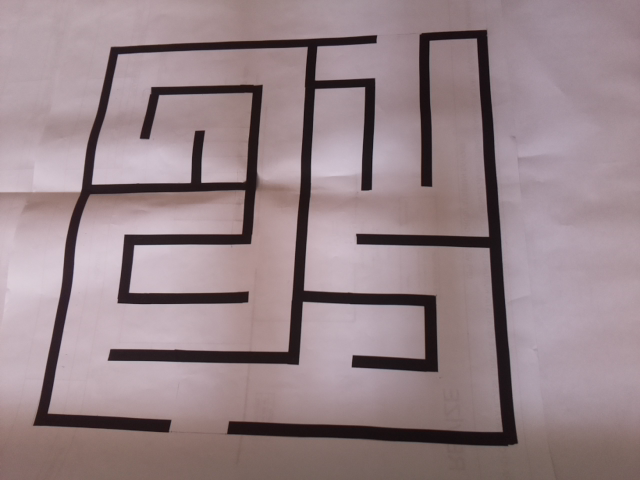
#> input picture fotolar/labirent.png, 640 x 480 px, found by its file name
$ python harris_corner.py
#> lines starting #> are read from the running program, lines starting #| are printed output that depends on the picture; after the words box and inside, x2 and y2 are one past the last pixel; in counts of white or black regions, pixels touching at a corner belong together
import cv2
import numpy as np

#np.set_printoptions(threshold=np.nan)
image = cv2.imread('/home/frkn/Desktop/fotolar/labirent.png')
#> image is the input picture: shape (480, 640, 3); mean B, G, R 136.6, 132, 151
image_gray = cv2.cvtColor(image,cv2.COLOR_BGR2GRAY)

image_gray = np.float32(image_gray)
dst = cv2.cornerHarris(image_gray,2,3,0.04)
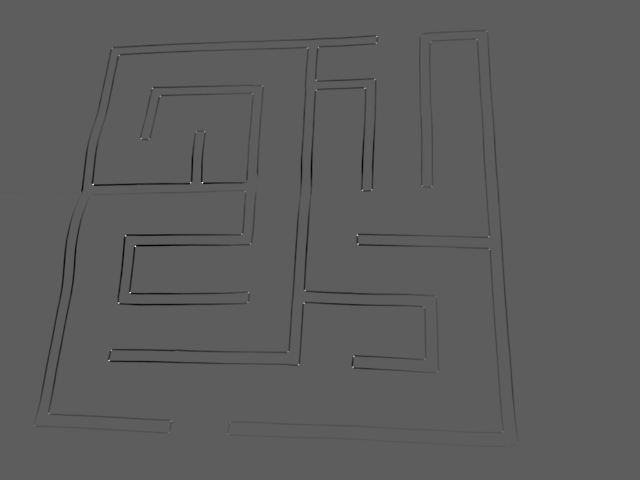
#> dst: shape (480, 640) float32; min -19060646, max 32900348, mean -217735.6; drawn with min black and max white

dst = cv2.dilate(dst,None)
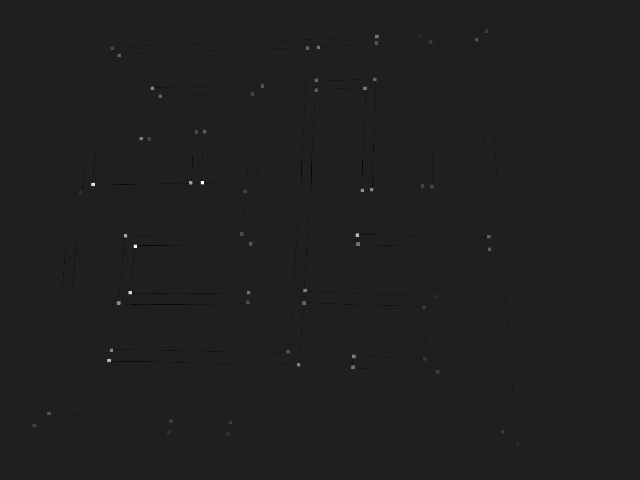
#> dst: shape (480, 640) float32; min -4645964, max 32900348, mean 10834.9; drawn with min black and max white
#coordinates = np.zeros(dst.shape)

image[dst>0.01*dst.max()] = [0,0,255]
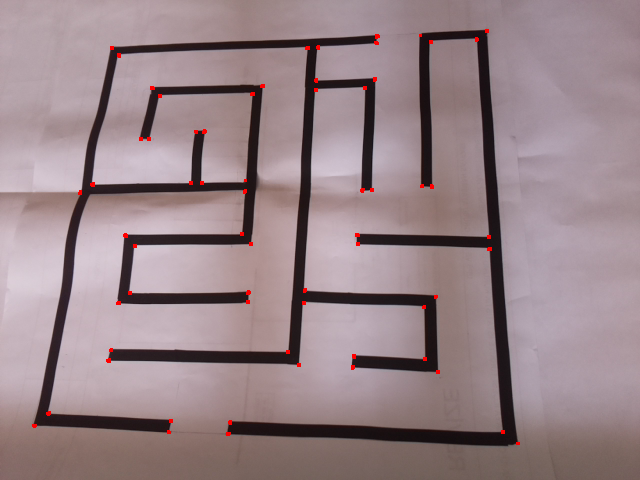
#> image: shape (480, 640, 3); 0.36% of pixels changed, all inside (x1, y1, x2, y2) = (32, 29, 520, 445)

coord = np.where(np.all(image == (0, 0, 255), axis=-1))
#> coord = 1101 positions, rows 29 to 444, columns 32 to 519
coord_sum = np.zeros(len(coord[0]))
#> coord_sum = 1101 values from 0 to 0
for i in range(len(coord[0])):
	coord_sum [i] = coord[0][i]+coord[1][i]
#> after the loop, coord_sum = 1101 values, max 963 at index 1100, min 156 at index 102, mean 494.4

print("min_coord_sum: {}" .format(min(coord_sum)))
#| min_coord_sum: 156.0
print("max_coord_sum: {}" .format(max(coord_sum)))
#| max_coord_sum: 963.0

cv2.imshow('dst',image)
cv2.waitKey(0)
#print(dst)

$ run again, with fotolar/lbt.png copied over fotolar/labirent.png
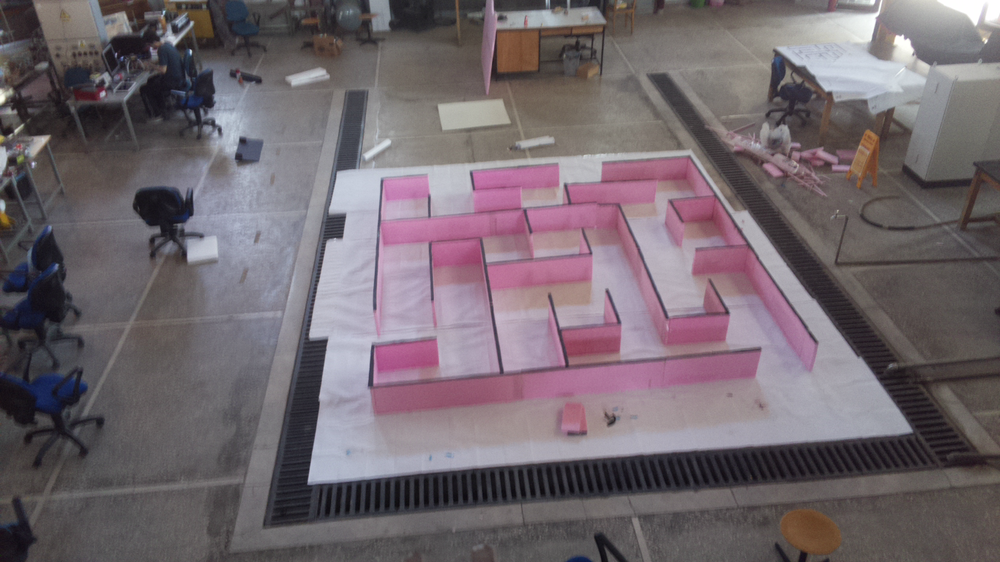
#> input picture fotolar/lbt.png, 1000 x 562 px, shrunk from 1366 x 768 before the run, found by its file name
#> image is the input picture: shape (562, 1000, 3); mean B, G, R 109.4, 103.2, 113.5
#> `image_gray = cv2.cvtColor(image,cv2.COLOR_BGR2GRAY)`:
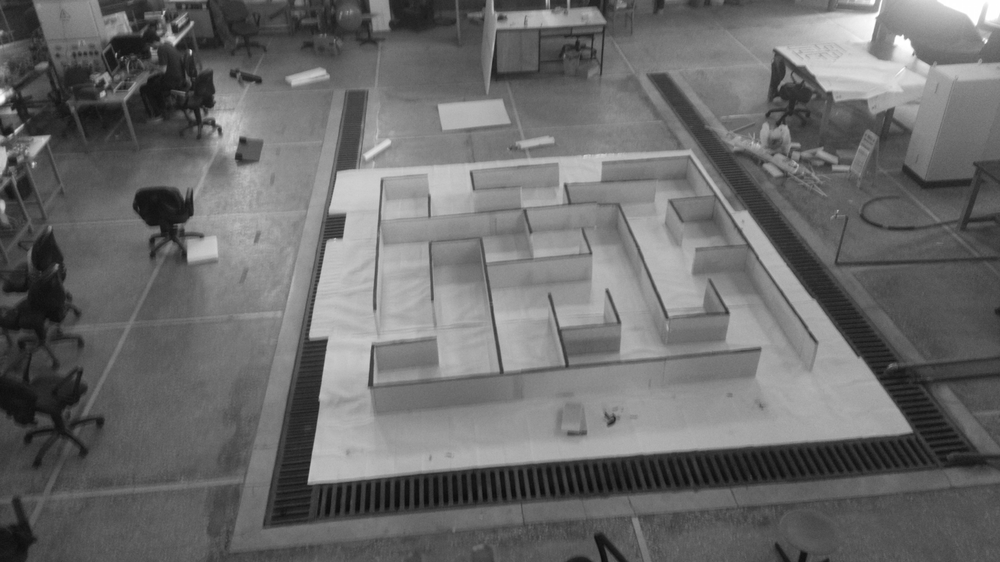
#> image_gray: shape (562, 1000); min 9, max 255, mean 107
#> `image[dst>0.01*dst.max()] = [0,0,255]`:
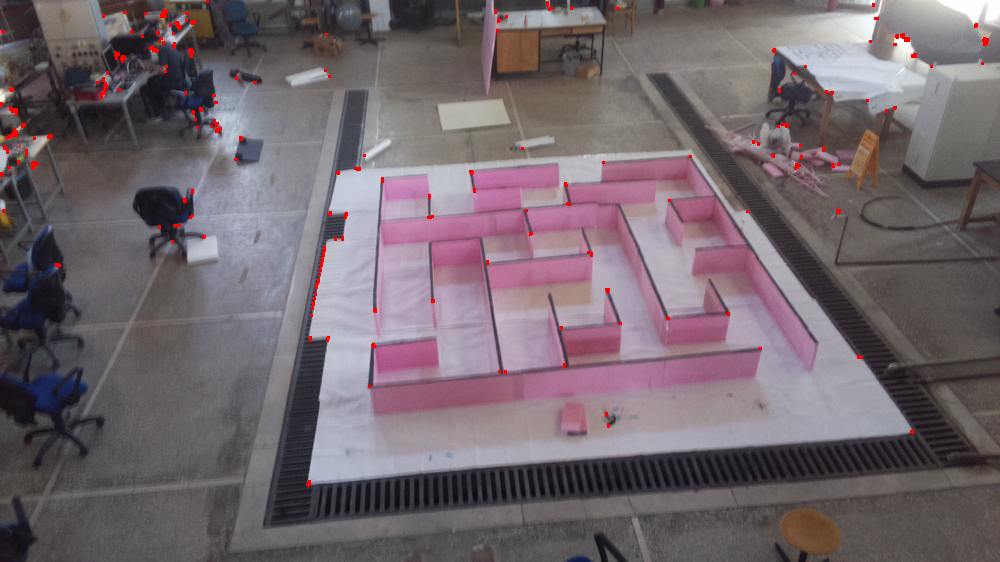
#> image: shape (562, 1000, 3); 0.5% of pixels changed, all inside (x1, y1, x2, y2) = (0, 0, 989, 487)
#> coord = 2829 positions, rows 0 to 486, columns 0 to 988
#> `coord_sum = np.zeros(len(coord[0]))`: coord_sum = 2829 values from 0 to 0
#> after the loop `for i in range(len(coord[0])):`: coord_sum = 2829 values, max 1346 at index 2801, min 31 at index 345, mean 526.7
#| min_coord_sum: 31.0
#| max_coord_sum: 1346.0

$ run again, with fotolar/lbt1.png copied over fotolar/labirent.png
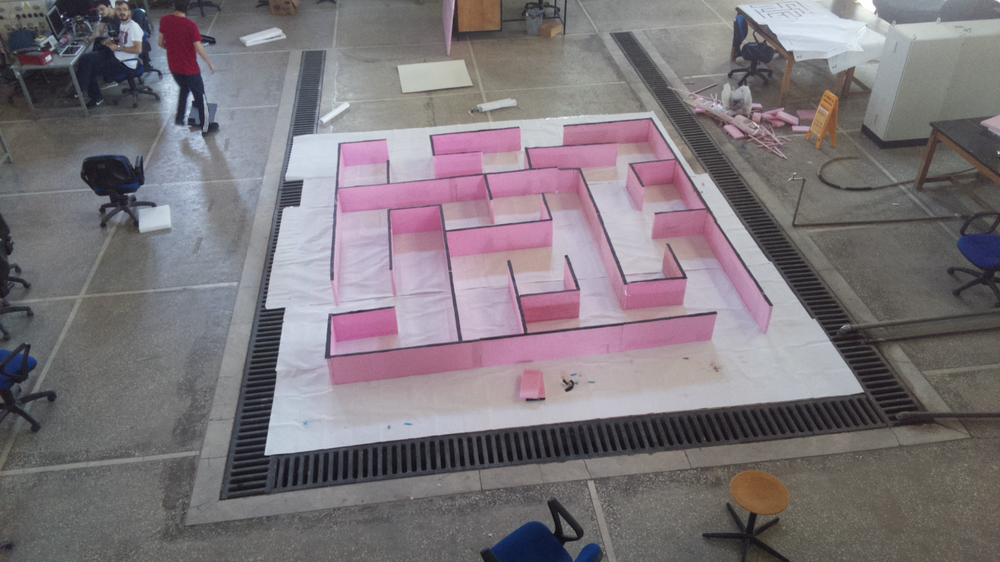
#> input picture fotolar/lbt1.png, 1000 x 562 px, shrunk from 1366 x 768 before the run, found by its file name
#> image is the input picture: shape (562, 1000, 3); mean B, G, R 122.5, 117.4, 124.4
#> `dst = cv2.dilate(dst,None)`:
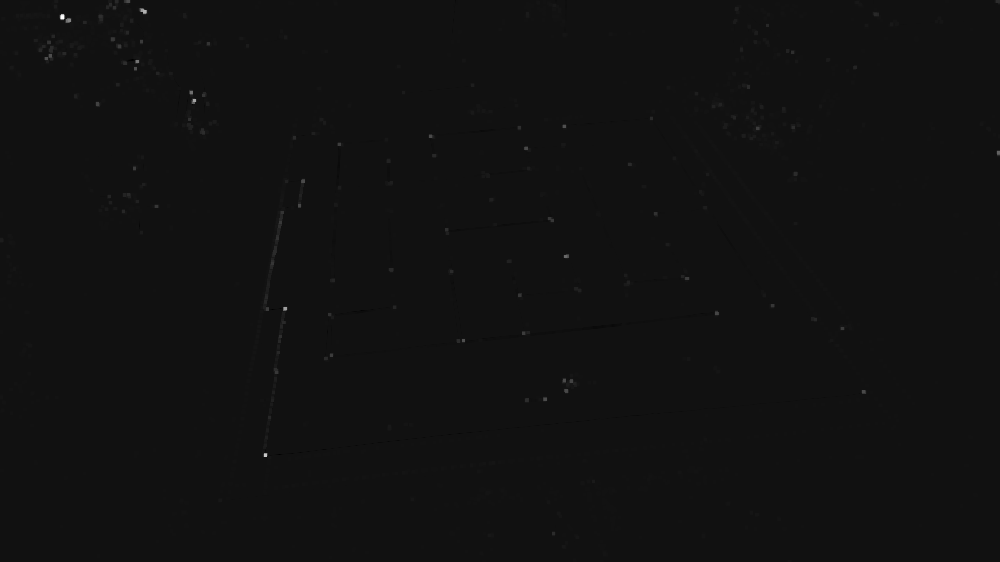
#> dst: shape (562, 1000) float32; min -2393890.8, max 32032742, mean 26028.3; drawn with min black and max white
#> `image[dst>0.01*dst.max()] = [0,0,255]`:
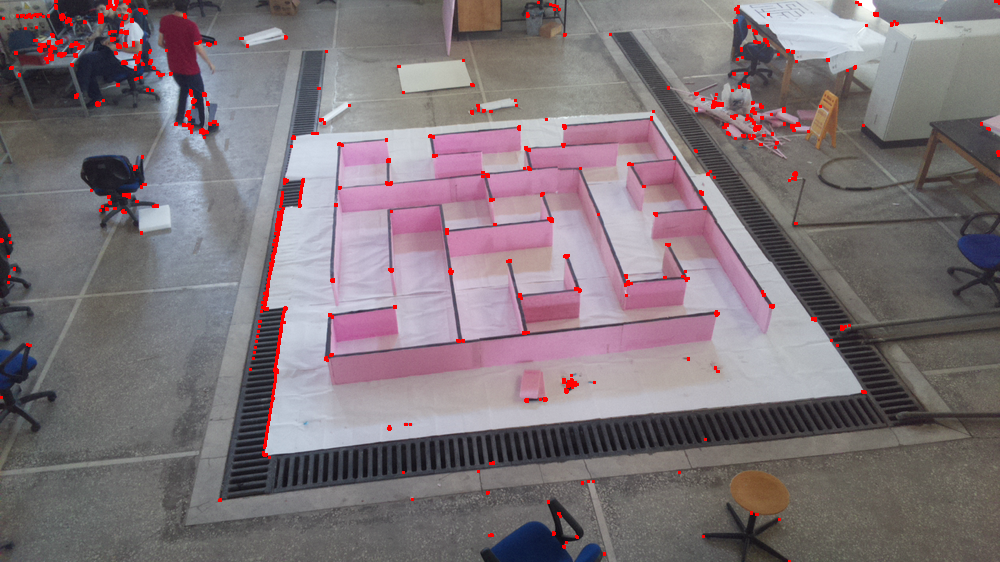
#> image: shape (562, 1000, 3); 1.34% of pixels changed, all inside (x1, y1, x2, y2) = (0, 0, 1000, 562)
#> coord = 7551 positions, rows 0 to 561, columns 0 to 999
#> `coord_sum = np.zeros(len(coord[0]))`: coord_sum = 7551 values from 0 to 0
#> after the loop `for i in range(len(coord[0])):`: coord_sum = 7551 values, max 1351 at index 7550, min 19 at index 595, mean 571.8
#| min_coord_sum: 19.0
#| max_coord_sum: 1351.0

$ run again, with fotolar/lbt3.png copied over fotolar/labirent.png
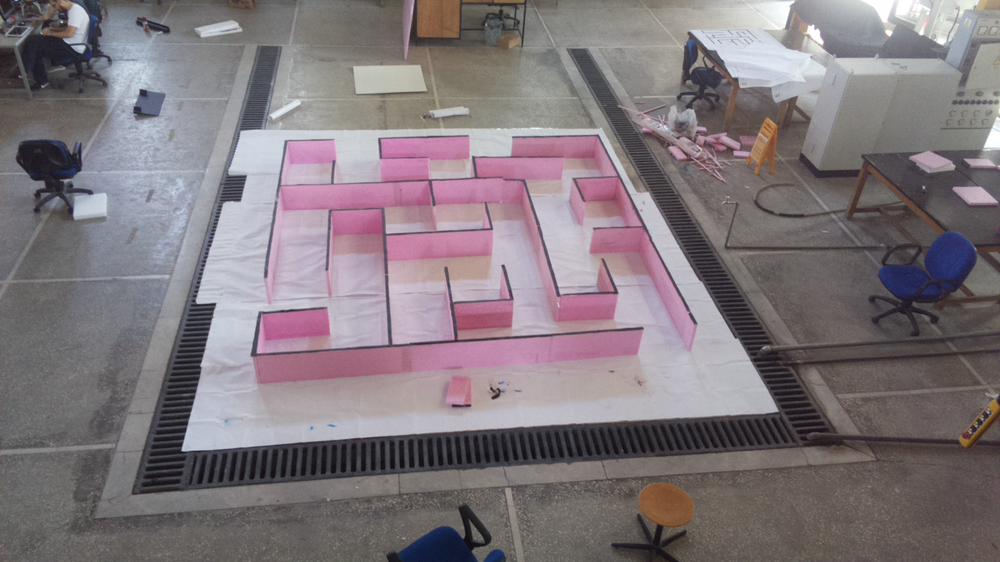
#> input picture fotolar/lbt3.png, 1000 x 562 px, shrunk from 1366 x 768 before the run, found by its file name
#> image is the input picture: shape (562, 1000, 3); mean B, G, R 124, 119.2, 128.5
#> `dst = cv2.dilate(dst,None)`:
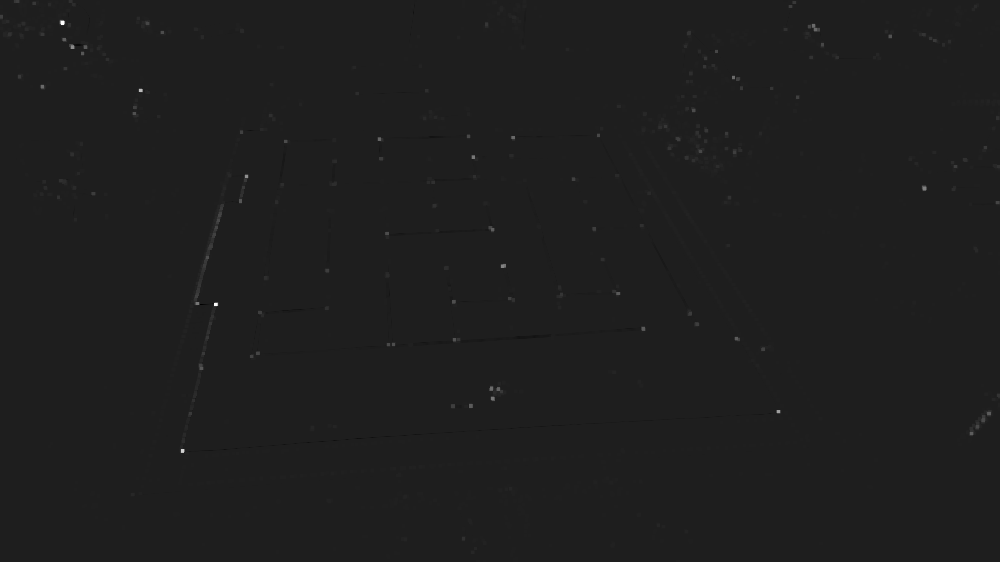
#> dst: shape (562, 1000) float32; min -2785707.2, max 20388888, mean 20112.4; drawn with min black and max white
#> `image[dst>0.01*dst.max()] = [0,0,255]`:
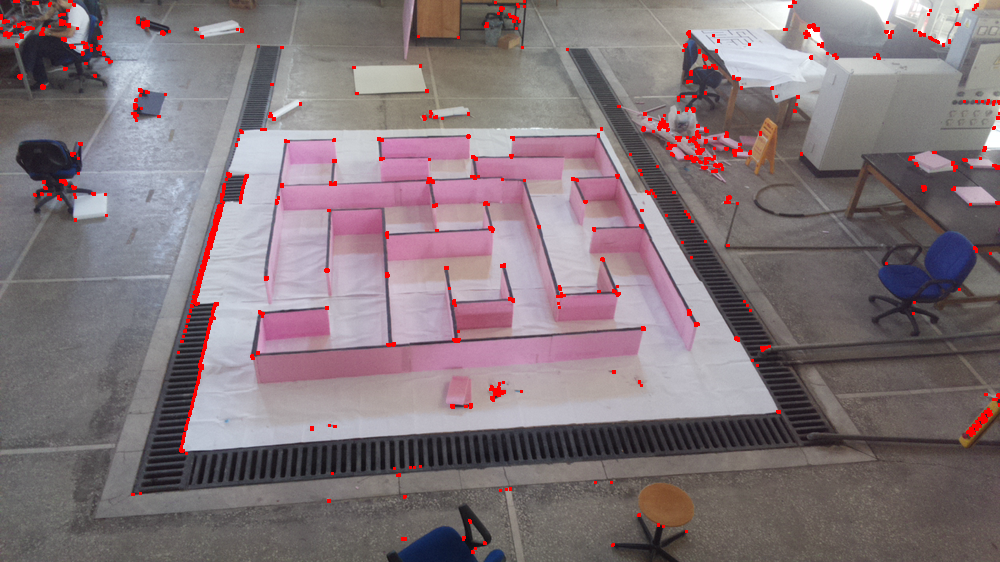
#> image: shape (562, 1000, 3); 1.56% of pixels changed, all inside (x1, y1, x2, y2) = (0, 0, 1000, 554)
#> coord = 8752 positions, rows 0 to 553, columns 0 to 999
#> `coord_sum = np.zeros(len(coord[0]))`: coord_sum = 8752 values from 0 to 0
#> after the loop `for i in range(len(coord[0])):`: coord_sum = 8752 values, max 1409 at index 8345, min 13 at index 0, mean 666.7
#| min_coord_sum: 13.0
#| max_coord_sum: 1409.0
